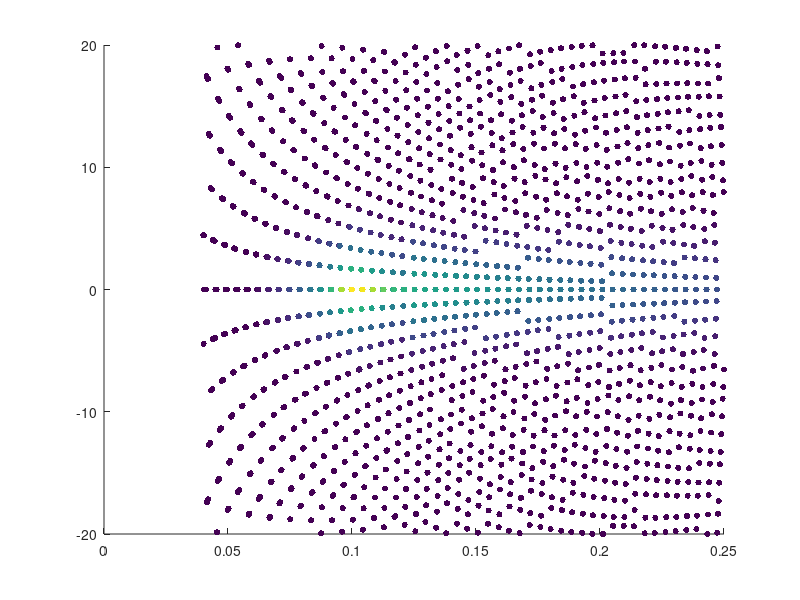

The MATLAB script that drew this image:
mfreq=1550;
mtheta=31;
fmin= 0.04;
fmax= 0.25;
h_gen=9;
delta=2;
fm = 0.1;
theta_input=0;
sigma_theta_input=02;
gamma_spec=3;
DY = 1;
Nglob=2999;
alpha_c=0;
PERIODIC=1;
SMALL=eps('single');

THETA_MAX_DEG = min(10*sigma_theta_input,60);
THETA_MAX = THETA_MAX_DEG*pi/180;

df = (fmax-fmin)/(mfreq-1.0);
    Ef = 0;
    for kf=1:mfreq
        Freq(kf) = fmin +(kf-1)*df;
    end

    % % --- directional wave
    sigma_theta=sigma_theta_input*pi/180.0;
    N_spec=20.0/sigma_theta;

    if mtheta==1 % 1D case
        theta(1:mfreq) = theta_input*pi/180.0;
        AG(1:mfreq) = 1.0;
    else
        [~,displace_theta] = min(abs(Freq-fm));
        idx_theta = mod(displace_theta(1),mtheta);
        for kf=1:mfreq %new method
            ktheta_temp = mod(kf-idx_theta,mtheta);
            if ktheta_temp<=0
                ktheta_temp = ktheta_temp + mtheta;
            end
            theta(kf) = (-1).^real(kf)*(-pi*1.0/2.0 + ...
                2.0/2.0*pi*(floor(real(ktheta_temp)/2.0 - ...
                0.5))/(real(mtheta)-1.0));   %new method
            theta(kf) = (-1).^real(kf)*(-THETA_MAX + ...
                2*THETA_MAX*(floor(real(ktheta_temp)/2.0 - ...
                0.5))/(real(mtheta)-1.0));   %Grimes narrowed +/- bounds

            theta(kf) = theta(kf) + theta_input*pi/180.0;   %new method
            if theta(kf)>THETA_MAX
                theta(kf) = THETA_MAX;
            end
            if theta(kf)<-THETA_MAX
                theta(kf) = -THETA_MAX;
            end
            AG(kf) = 1.0/( 2.0*pi );
% $$$             if abs(theta(kf))<pi/180 & abs(kf-displace_theta)<2
% $$$                 return
% $$$             end
            for k_n=1:N_spec
                AG(kf) = AG(kf)+ ...
                    (1.0/pi)*exp(-0.5*(real(k_n)*sigma_theta).^2) ...
  	                *cos(k_n*(theta(kf)-theta_input*pi/180.0));
            end
        end
        AG(:) = abs(AG(:));
    end

    theta0 = theta;

    % next correct the directions for periodic domain...
    alpha=-0.39;
    alpha1=alpha+1.0/3.0;
    grav=9.81;
    for kf = 1:mfreq
        omgn(kf)=2.0*pi*Freq(kf);
        tb=omgn(kf)*omgn(kf)*h_gen/grav;
        tc=1.0+tb*alpha;
        wkn=sqrt((tc-sqrt(tc*tc-4.0*alpha1*tb))/(2.0*alpha1))/h_gen;

        if wkn==0
            wkn=SMALL;
            C_phase=sqrt(grav*h_gen);
            wave_length=C_phase/fm;
        else
            C_phase=1.0/wkn*fm*2.0*pi;
            wave_length=C_phase/fm;
        end
        % for periodic boundary conditions
        theta_temp = theta(kf);
        if PERIODIC
            tmp1=wkn;
            if theta_temp>0
                tmp3=0;
                I=0;
                while (tmp3<theta_temp)
                    I=I+1;
                    tmp2=I*2.0*pi/DY/(Nglob-1.0);
                    if tmp2>=tmp1
                        theta_temp = theta_temp - 0.001;
                        if theta_temp<=0
                            theta_temp = 0.0;
                            break
                        end
                        break
                    else
                        % theta, based on rlamda=wkn*sin(theta)
                        tmp3=asin(tmp2/tmp1);
                    end
                end
                if tmp2<tmp1
                    tmp3=asin((I-1)*2.0*pi/DY/(Nglob-1.0)/tmp1);
                end
            elseif theta_temp<0
                tmp3=0;
                I=0;
                while (tmp3>theta_temp);
                    I=I+1;
                    tmp2=I*2.0*pi/DY/(Nglob-1.0);     % rlamda
                    if tmp2>=tmp1
                        theta_temp = theta_temp + 0.001;
                        if theta_temp>=0
                            theta_temp = 0.0;
                            break
                        end
                        break
                    else
                        % theta, based on rlamda=wkn*sin(theta)
                        tmp3=-asin(tmp2/tmp1);
                    end
                end
                if tmp2<tmp1
                    tmp3=-asin((I-1)*2.0*pi/DY/(Nglob-1.0)/tmp1);
                end
            elseif theta_temp==0.0
                tmp3 = theta_temp;
            end
        end
        theta(kf)=tmp3;
    end

    %% Wave heigh spectrum estimation:
    Hmo = 1.0;
    
        for kf=1:mfreq
        omiga_spec=2.0*pi*Freq(kf)*sqrt(h_gen/grav);
        phi=1.0-0.5*(2.0-omiga_spec).^2;
        if omiga_spec<=1.0, phi=0.5*omiga_spec.^2; end
        if omiga_spec>=2.0, phi=1.0; end
        sigma_spec=0.07;
        if Freq(kf)>fm, sigma_spec=0.09; end
        Etma(kf)=grav.^2*Freq(kf).^(-5)*(2.0*pi).^(-4)*phi...
            *exp(-5.0/4.0*(Freq(kf)/fm).^(-4))...
            *gamma_spec.^(exp(-(Freq(kf)/fm-1.0).^2/(2.0*sigma_spec.^2)));
        EnergyBin(kf) = Etma(kf)*df;
        Ef = Ef + EnergyBin(kf);
        end
        alpha_spec=Hmo.^2/16.0/Ef;
        correction_coeff = Ef/dot(AG,EnergyBin);
        for kf=1:mfreq
            AG(kf) = AG(kf) * correction_coeff;
            Hmo_each(1,kf)=4.0 *sqrt((alpha_spec*EnergyBin(kf)*AG(kf)));
        end


        figure, scatter(Freq,theta*180/pi,20,Hmo_each/2/sqrt(2),'filled')

% $$$         figure, scatter(Freq,theta*180/pi,20,log(Hmo_each),'filled')


        if mod(mfreq,mtheta)==0
            Hmo_array   = reshape(Hmo_each,mtheta,mfreq/mtheta);
            theta_array = reshape(theta0,mtheta,mfreq/mtheta);
            freq_array  = reshape(Freq,mtheta,mfreq/mtheta);
        end
